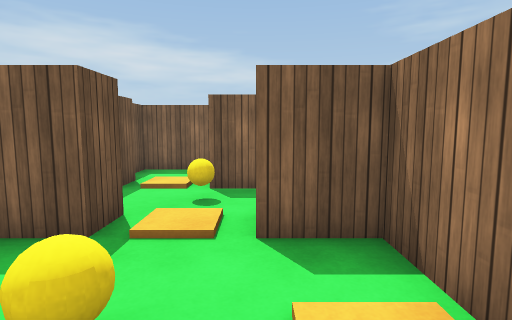
[1] (above)

18 first-person views from a walk through a 3-D level made in the Unity game engine. The camera is 1.3 m above the floor, tilts 6° down and sees 80° across. The floor is counted in squares, 1 m on a side. Each view is taken from the middle of a square. On the plan, view 1 faces up. The plan holds only what a view shows up to about 14 squares ahead; the rest is blank. The place goes on beyond the plan. The player is left out. Surface patterns are stand-ins for the level's own textures.

[2]
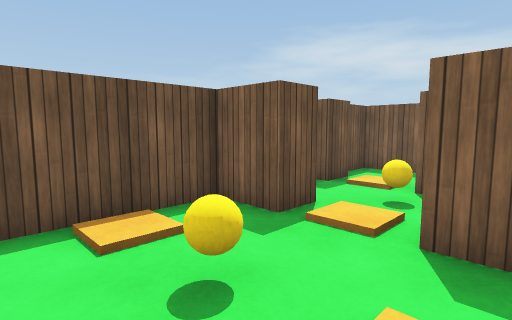

[3]
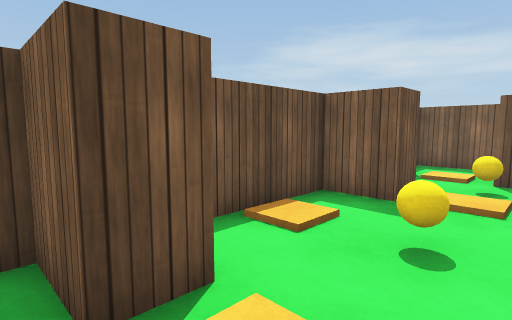

[4]
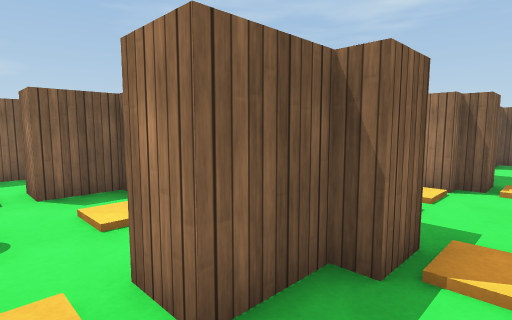

[5]
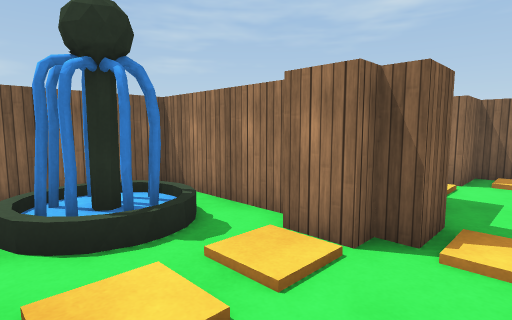

[6]
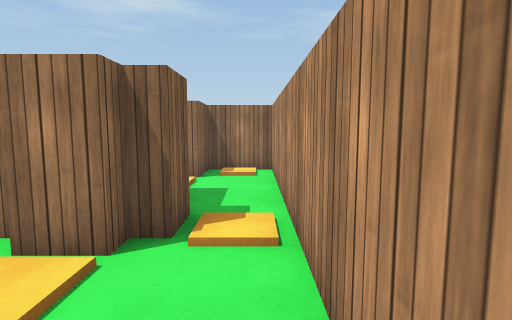

[7]
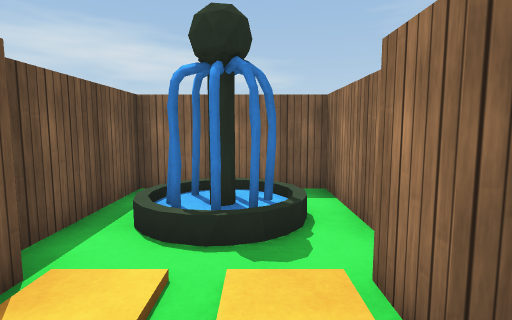

[8]
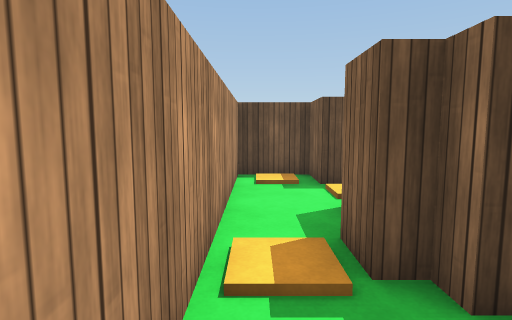

[9]
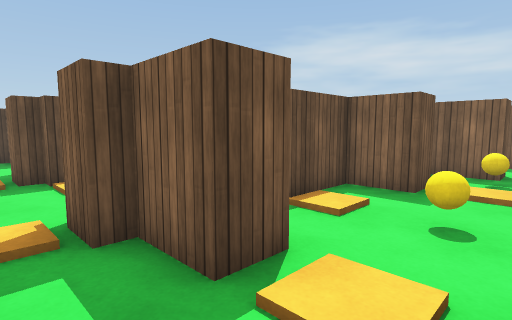

[10]
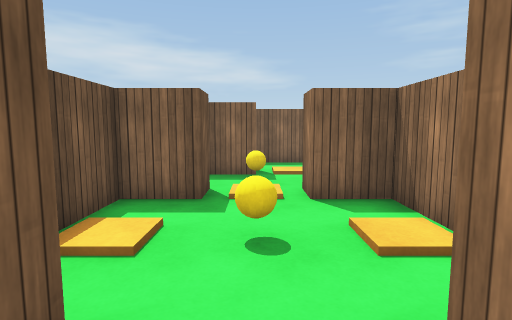

[11]
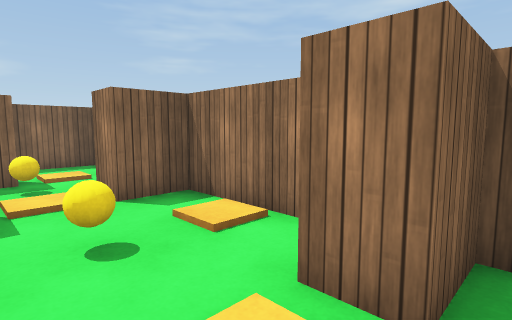

[12]
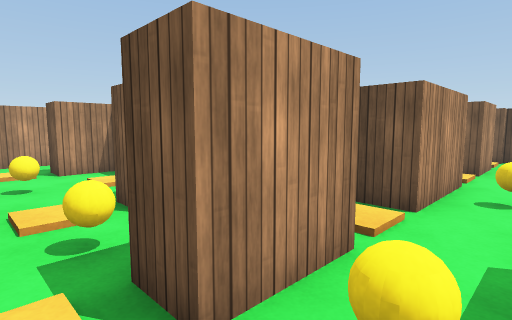

[13]
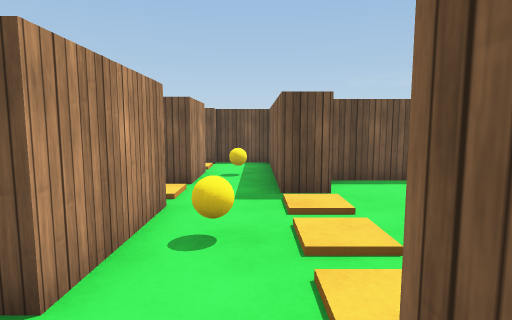

[14]
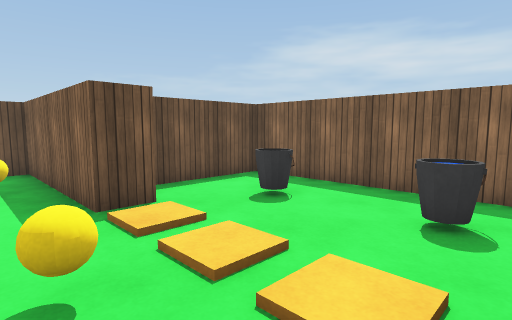

[15]
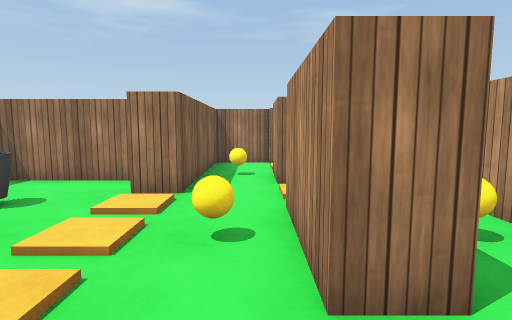

[16]
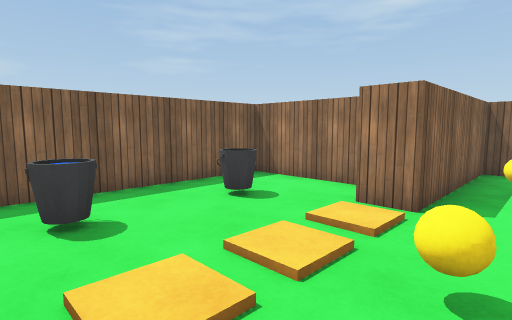

[17]
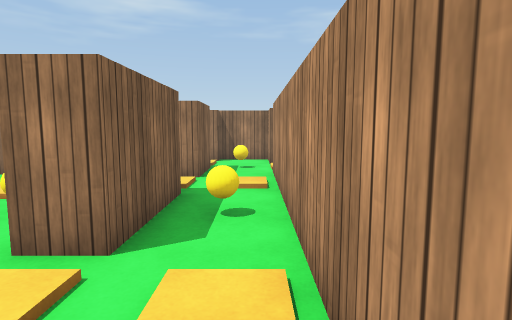

[18]
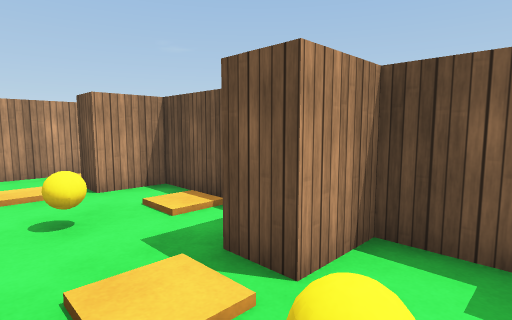

### Floor plan
Points are (right, up) in squares from view 1. A wall is a line through its corners. A room is listed if a view was taken in it or the views show most of it. See-through windows are left out.
Room 1 (views 1, 2)
walls: (1.5, 1.6) (1.5, 3.5) (0, 3.5) (0, 4.5); (-2, 4.5) (-2, 3.5) (-3.5, 3.5) (-3.5, -0.5) (-2, -0.5)
ways out: opening at (-0.5, -1) to room 2; opening at (-0.5, 4) to room 6
objects: other object (-3, 1) to (-3, 2); yellow ball (-1, 1); other object (-1, 4); other object (1, 1) to (1, 2)
Room 2 (views 3, 4, 5, 6, 7, 8, 9, 10, 11)
walls: (6.5, -0.1) (6.5, 3.5) (2.5, 3.5) (2.5, 0.1); (3, -0.5) (3, -1.5) (2.5, -1.5) (2.5, -2) (1.5, -2) (1.5, -1.5) (0, -1.5) (0, -0.5); (9, -0.5) (9, -1.5) (7.5, -1.5) (7.5, -2) (6.5, -2) (6.5, -1.5) (6, -1.5) (6, -0.5); (-2, -0.5) (-2, -1.5) (-3.5, -1.5) (-3.5, -3.5) (12.5, -3.5) (12.5, -1.5) (11, -1.5) (11, -0.5)
ways out: opening at (-0.5, -1) to room 1; opening at (10.5, -1) to room 7
objects: other object (-2, -2); other object (-1, -1); other object (2, -3); other object (4, -1); well (4, 1) to (5, 2); other object (5, -1); other object (7, -3); other object (10, -1); other object (12, -3) to (12, -2)
Room 3 (view 12)
walls: (8, 7.5) (10, 7.5); (12.5, 7.4) (12.5, 9.5) (8.5, 9.5)
ways out: opening at (9.5, 8.5) to room 4; opening at (11.5, 7) to room 9
objects: yellow ball (10, 8)
Room 4 (views 13, 14, 16)
walls: (2, 10.6) (2, 9.5); (8.5, 11) (8.5, 14.5) (0.5, 14.5) (0.5, 10.9); (8.5, 9.5) (7, 9.5) (7, 10.5); (3, 7.5) (6, 7.5)
ways out: opening at (9.5, 8.5) to room 3; opening at (0.5, 8.5) to room 5; opening at (2.5, 7) to room 8; opening at (7.5, 7) to room 8
objects: other object (3, 10); bucket (3, 12) to (3, 13); other object (4, 10) to (5, 10); yellow ball (5, 8); other object (6, 10); bucket (6, 12) to (6, 13)
Room 5 (view 15)
walls: (-1, 7.5) (1, 7.5); (2, 9.5) (-3.5, 9.5) (-3.5, 7.5) (-3, 7.5)
ways out: opening at (0.5, 8.5) to room 4; opening at (-1.5, 7) to room 6
objects: yellow ball (0, 8)
Room 6 (views 17, 18)
walls: (-3.5, 5.9) (-3.5, 4.5) (-2, 4.5); (-3, 7.5) (-3, 6.5) (-3.4, 6.5); (0.4, 6.5) (-1, 6.5)
ways out: opening at (-0.5, 4) to room 1; opening at (-1.5, 7) to room 5
objects: other object (-2, 7); yellow ball (-1, 5)
Room 7 (no view inside)
walls: (9, 4.5) (9, 3.5) (7.5, 3.5) (7.5, 1.4); (12.5, 0.5) (12.5, 3.5) (11, 3.5) (11, 4.5); (7.5, -0.5) (9, -0.5)
ways out: opening at (10.5, -1) to room 2; opening at (10.5, 4) to room 9
objects: other object (8, 1) to (8, 2); yellow ball (10, 1); other object (10, 4); other object (12, 1) to (12, 2)
Room 8 (no view inside)
walls: (6, 7.5) (6, 6.5) (3, 6.5) (3, 7.5); (8, 6.5) (8, 7.5); (1, 7.5) (1, 6.9); (0.5, 4.5) (9, 4.5)
ways out: opening at (2.5, 7) to room 4; opening at (7.5, 7) to room 4; opening at (9, 5.5) to room 9
objects: other object (2, 5); other object (2, 7); yellow ball (5, 5); other object (7, 5); other object (7, 7)
Room 9 (no view inside)
walls: (10, 7.5) (10, 6.5) (8, 6.5); (12.5, 4.4) (12.5, 6.5) (12, 6.5) (12, 7.5)
ways out: opening at (11.5, 7) to room 3; opening at (10.5, 4) to room 7; opening at (9, 5.5) to room 8
objects: yellow ball (10, 5); other object (11, 7)

Where each view was taken, in squares from view 1:
view 1: 0 up, 0 right, facing up
view 2: 0 up, 1 right, facing up-left
view 3: 2 down, 0 right, facing up-left
view 4: 3 down, 1 left, facing up-right
view 5: 3 down, 3 right, facing up-right
view 6: 3 down, 3 right, facing right
view 7: 3 down, 5 right, facing up
view 8: 3 down, 5 right, facing left
view 9: 3 down, 11 right, facing up-left
view 10: 2 down, 10 right, facing up
view 11: 2 down, 9 right, facing up-right
view 12: 9 up, 11 right, facing down-left
view 13: 9 up, 8 right, facing left
view 14: 8 up, 7 right, facing up-left
view 15: 8 up, 1 right, facing right
view 16: 8 up, 2 right, facing up-right
view 17: 5 up, 0 right, facing right
view 18: 6 up, 0 right, facing down-left
